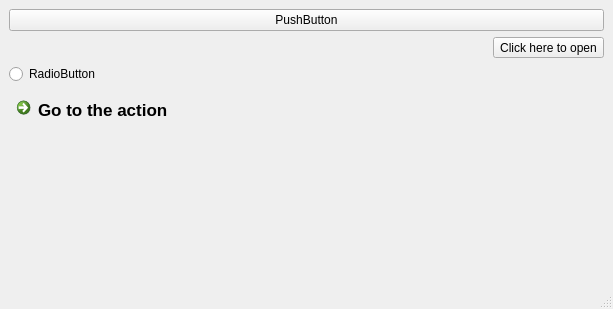
<?xml version="1.0" encoding="UTF-8"?>
<ui version="4.0">
 <class>MainWindow</class>
 <widget class="QMainWindow" name="MainWindow">
  <property name="geometry">
   <rect>
    <x>0</x>
    <y>0</y>
    <width>613</width>
    <height>309</height>
   </rect>
  </property>
  <property name="windowTitle">
   <string>MainWindow</string>
  </property>
  <widget class="QWidget" name="centralwidget">
   <layout class="QVBoxLayout" name="verticalLayout">
    <item>
     <widget class="QPushButton" name="pushButton">
      <property name="text">
       <string>PushButton</string>
      </property>
     </widget>
    </item>
    <item>
     <layout class="QHBoxLayout" name="horizontalLayout">
      <item>
       <spacer name="horizontalSpacer">
        <property name="orientation">
         <enum>Qt::Horizontal</enum>
        </property>
        <property name="sizeHint" stdset="0">
         <size>
          <width>118</width>
          <height>18</height>
         </size>
        </property>
       </spacer>
      </item>
      <item>
       <widget class="QToolButton" name="toolButton">
        <property name="text">
         <string>Click here to open</string>
        </property>
       </widget>
      </item>
     </layout>
    </item>
    <item>
     <widget class="QRadioButton" name="radioButton">
      <property name="text">
       <string>RadioButton</string>
      </property>
     </widget>
    </item>
    <item>
     <widget class="QCommandLinkButton" name="commandLinkButton">
      <property name="font">
       <font>
        <family>Segoe UI</family>
        <pointsize>13</pointsize>
       </font>
      </property>
      <property name="text">
       <string>Go to the action</string>
      </property>
     </widget>
    </item>
   </layout>
  </widget>
  <widget class="QMenuBar" name="menubar">
   <property name="geometry">
    <rect>
     <x>0</x>
     <y>0</y>
     <width>613</width>
     <height>22</height>
    </rect>
   </property>
  </widget>
  <widget class="QStatusBar" name="statusbar"/>
 </widget>
 <resources/>
 <connections/>
</ui>
